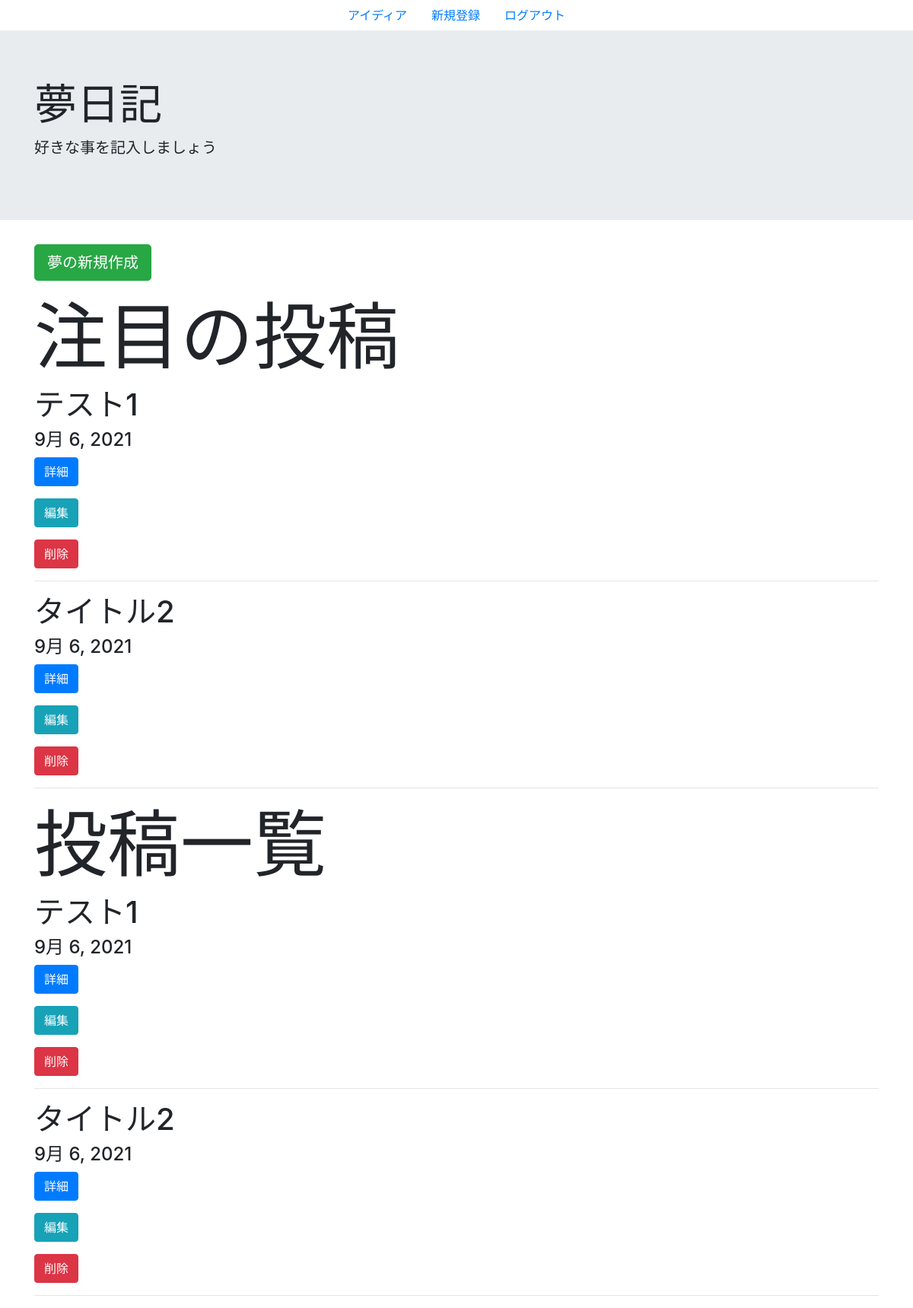
The page /dream_list/ on the database its author committed.
### yumenikki/models.py (models this page shows, shortened)
class DreamModel(models.Model):
    class Meta:
        verbose_name = "あなたの夢"
        verbose_name_plural = 'あなたの夢'
    title = models.CharField(
        verbose_name="タイトル",
        max_length=50,
        unique=True
    )
    content = models.TextField(
        verbose_name="内容"
    )
    image_1 = models.ImageField(
        verbose_name = '画像1',
        upload_to='media/',
        blank=True,
        null=True,
        )
    image_2 = models.ImageField(
        verbose_name = '画像2',
        upload_to='media/',
        blank=True,
        null=True,
        )
    image_3 = models.ImageField(
        verbose_name = '画像3',
        upload_to='media/',
        blank=True,
        null=True,
        )
    image_4 = models.ImageField(
        verbose_name = '画像4',
        upload_to='media/',
        blank=True,
        null=True,
        )
    create_time = models.DateField(
        verbose_name="投稿日",
        default=timezone.now
    )
    count = models.IntegerField(default=0)
    dtags = models.ManyToManyField(DreamTag, blank=True)

### yumenikki/views.py (the view)
# urls.py: path('dream_list/', views.dream_list_view, name='dream_list'),
def dream_list_view(request):
    ranks = DreamModel.objects.order_by('-count')[:2] # 降順で表示
    objs = DreamModel.objects.all()
    context = {
        'dreams':objs,
        'ranks':ranks,
    }
    return render(request, 'yumenikki/dream_list.html', context)

### yumenikki/templates/yumenikki/dream_list.html (shortened to what this page needs)
{% extends 'yumenikki/base.html' %}
{% load static %}
{% block content %}
<ul class="nav justify-content-center">
  <li class="nav-item">
    <a class="nav-link" href="{% url 'idea_list' %}">アイディア</a>
  </li>
  <li class="nav-item">
    <a class="nav-link" href="{% url 'signup' %}">新規登録</a>
  </li>
  <li class="nav-item">
    <a class="nav-link" href="{% url 'logout' %}">ログアウト</a>
  </li>
</ul>
<div class="jumbotron jumbotron-fluid">
    <div class="container">
        <h1 class="display-4">夢日記</h1>
        <p class="lead">好きな事を記入しましょう</p>
    </div>
</div>
<div class="container ">
  <div>
    <p class="new-btn"><a href="{% url 'dream_create' %}" class="btn btn-success btn-lg" tabindex="-1" role="button" aria-disabled="true">夢の新規作成</a></p>
  </div>
  <h1 class="display-1">
    注目の投稿
  </h1>
  {% for rank in ranks %}
    <div class="one_box">
      <h1>{{ rank.title }}</h1>
      <h4>{{ rank.create_time }}</h4>
        <div class="btns">
          <p class="btn-content"><a href="{% url 'dream_detail' rank.pk %}" class="btn btn-primary" tabindex="-1" role="button" aria-disabled="true">詳細</a></p>
          <p class="btn-content"><a href="{% url 'dream_update' rank.pk %}" class="btn btn-info" tabindex="-1" role="button" aria-disabled="true">編集</a></p>
          <p class="btn-content"><a href="{% url 'dream_delete' rank.pk %}" class="btn btn-danger" tabindex="-1" role="button" aria-disabled="true">削除</a></p>
        </div>
    </div>
  <hr class="hr-primary" />
  {% endfor %}
  <h1 class="display-1">
    投稿一覧
  </h1>
  {% for dream in dreams %}
    <div class="one_box">
      <h1>{{ dream.title }}</h1>
      <h4>{{ dream.create_time }}</h4>
        <div class="btns">
          <p class="btn-content"><a href="{% url 'dream_detail' dream.pk %}" class="btn btn-primary" tabindex="-1" role="button" aria-disabled="true">詳細</a></p>
          <p class="btn-content"><a href="{% url 'dream_update' dream.pk %}" class="btn btn-info" tabindex="-1" role="button" aria-disabled="true">編集</a></p>
          <p class="btn-content"><a href="{% url 'dream_delete' dream.pk %}" class="btn btn-danger" tabindex="-1" role="button" aria-disabled="true">削除</a></p>
        </div>
    </div>
  <hr>
  {% endfor %}
</div>
{% endblock content %}

### rows shown on the page
DreamModel: title "テスト1", create_time "9月 6, 2021"
DreamModel: title "タイトル2", create_time "9月 6, 2021"
